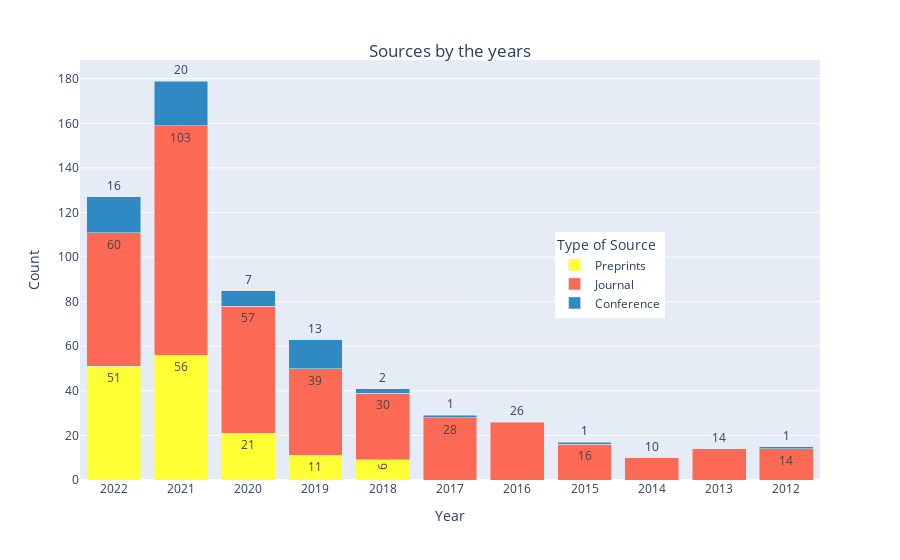

The code cell stored with this chart in its notebook:
### Code cell
df_conf_jour_yr = df_conf_jour.groupby(['Year', 'Type of Source']).size().reset_index().rename(columns={0:'Count'})
df_conf_jour_yr= df_conf_jour_yr.sort_values(['Year'],axis=0,ascending=False)


fig = px.bar(df_conf_jour_yr, y="Count", x="Year", color="Type of Source",
            hover_data=['Year'], barmode = 'stack',
            color_discrete_map={
                'Journal': '#FC6955',
                'Preprints': 'rgb(255, 255, 51)',
                'Conference': 'rgb(47, 138, 196)'
                     }, text ='Count')
fig.update_layout(title_text='Sources by the years', title_x=0.5, title_y=0.92,
    legend=dict(
    yanchor="top",
    y=0.59,
    xanchor="right",
    x=0.79
))
fig.update_layout(yaxis={'categoryorder':'total descending'})
fig.update_layout(uniformtext_minsize=8, uniformtext_mode='hide')
fig.update_traces(textposition='outside')
fig.show()

### Figure 1 — Plotly figure (JSON) as saved in the notebook; plotly's stock layout.template omitted (floating-point values rounded to 4 significant figures)
{"data": [{"alignmentgroup": "True", "hovertemplate": "Type of Source=Preprints<br>Year=%{x}<br>Count=%{text}<extra></extra>", "legendgroup": "Preprints", "marker": {"color": "rgb(255, 255, 51)", "pattern": {"shape": ""}}, "name": "Preprints", "offsetgroup": "Preprints", "orientation": "v", "showlegend": true, "text": [51, 56, 21, 11, 9], "textposition": "outside", "type": "bar", "x": ["2022", "2021", "2020", "2019", "2018"], "xaxis": "x", "y": [51, 56, 21, 11, 9], "yaxis": "y"}, {"alignmentgroup": "True", "hovertemplate": "Type of Source=Journal<br>Year=%{x}<br>Count=%{text}<extra></extra>", "legendgroup": "Journal", "marker": {"color": "#FC6955", "pattern": {"shape": ""}}, "name": "Journal", "offsetgroup": "Journal", "orientation": "v", "showlegend": true, "text": [60, 103, 57, 39, 30, 28, 26, 16, 10, 14, 14], "textposition": "outside", "type": "bar", "x": ["2022", "2021", "2020", "2019", "2018", "2017", "2016", "2015", "2014", "2013", "2012"], "xaxis": "x", "y": [60, 103, 57, 39, 30, 28, 26, 16, 10, 14, 14], "yaxis": "y"}, {"alignmentgroup": "True", "hovertemplate": "Type of Source=Conference<br>Year=%{x}<br>Count=%{text}<extra></extra>", "legendgroup": "Conference", "marker": {"color": "rgb(47, 138, 196)", "pattern": {"shape": ""}}, "name": "Conference", "offsetgroup": "Conference", "orientation": "v", "showlegend": true, "text": [16, 20, 7, 13, 2, 1, 1, 1], "textposition": "outside", "type": "bar", "x": ["2022", "2021", "2020", "2019", "2018", "2017", "2015", "2012"], "xaxis": "x", "y": [16, 20, 7, 13, 2, 1, 1, 1], "yaxis": "y"}], "layout": {"barmode": "stack", "legend": {"title": {"text": "Type of Source"}, "tracegroupgap": 0, "x": 0.79, "xanchor": "right", "y": 0.59, "yanchor": "top"}, "margin": {"t": 60}, "title": {"text": "Sources by the years", "x": 0.5, "y": 0.92}, "uniformtext": {"minsize": 8, "mode": "hide"}, "xaxis": {"anchor": "y", "domain": [0, 1], "title": {"text": "Year"}}, "yaxis": {"anchor": "x", "categoryorder": "total descending", "domain": [0, 1], "title": {"text": "Count"}}}}
